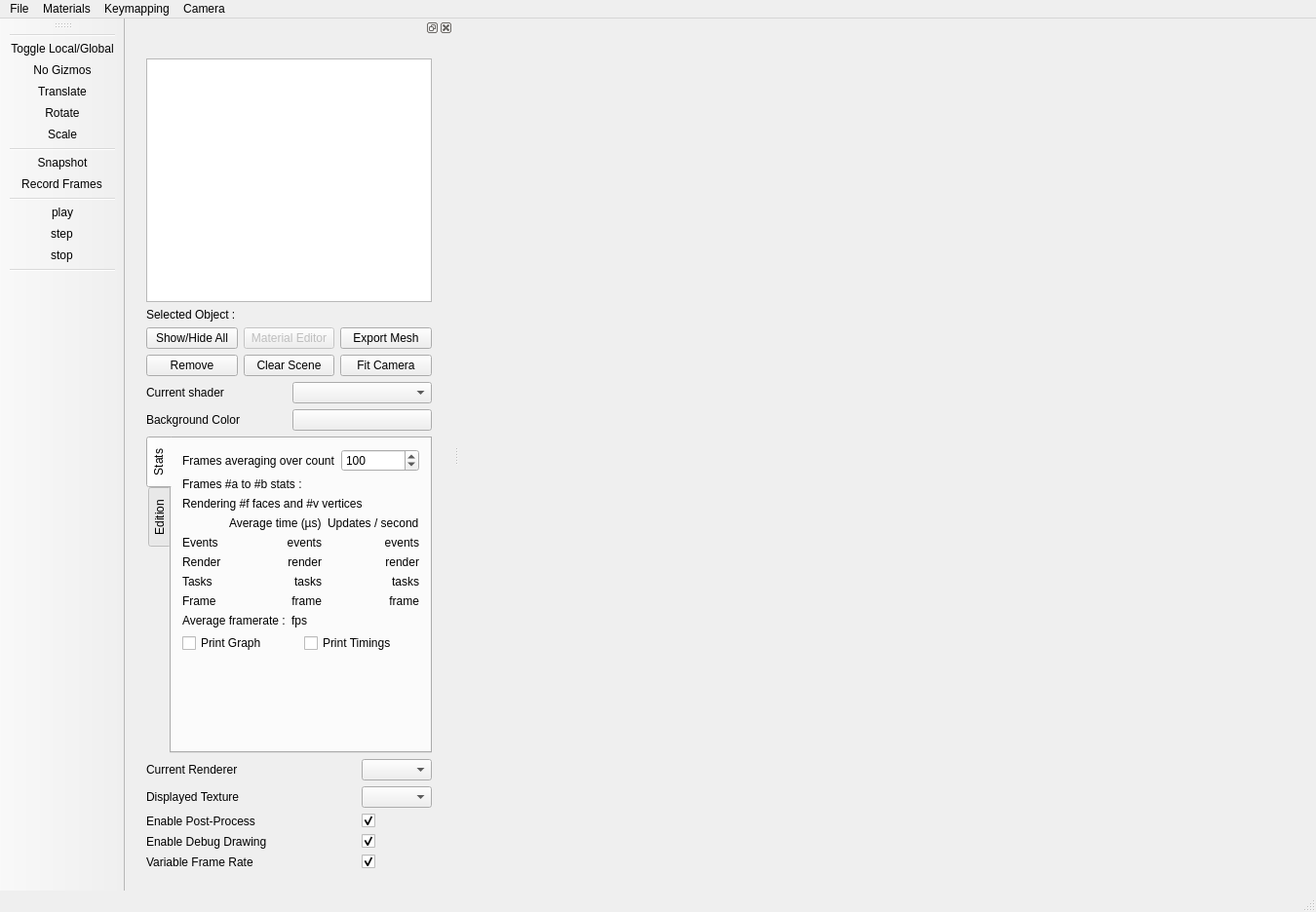
<?xml version="1.0" encoding="UTF-8"?>
<ui version="4.0">
 <class>MainWindow</class>
 <widget class="QMainWindow" name="MainWindow">
  <property name="geometry">
   <rect>
    <x>0</x>
    <y>0</y>
    <width>1350</width>
    <height>936</height>
   </rect>
  </property>
  <property name="sizePolicy">
   <sizepolicy hsizetype="Preferred" vsizetype="Preferred">
    <horstretch>0</horstretch>
    <verstretch>0</verstretch>
   </sizepolicy>
  </property>
  <property name="windowTitle">
   <string>MainWindow</string>
  </property>
  <widget class="QWidget" name="m_centralWidget"/>
  <widget class="QStatusBar" name="_statusBar"/>
  <widget class="QMenuBar" name="menuBar">
   <property name="geometry">
    <rect>
     <x>0</x>
     <y>0</y>
     <width>1350</width>
     <height>22</height>
    </rect>
   </property>
   <widget class="QMenu" name="menuFILE">
    <property name="title">
     <string>File</string>
    </property>
    <widget class="QMenu" name="menuPreferences">
     <property name="title">
      <string>Plugins</string>
     </property>
     <addaction name="actionAdd_plugin_path"/>
     <addaction name="actionClear_plugin_paths"/>
    </widget>
    <addaction name="actionOpenMesh"/>
    <addaction name="separator"/>
    <addaction name="actionAbout"/>
    <addaction name="menuPreferences"/>
    <addaction name="separator"/>
    <addaction name="actionExit"/>
   </widget>
   <widget class="QMenu" name="menuMisc">
    <property name="title">
     <string>Materials</string>
    </property>
    <addaction name="actionReload_Shaders"/>
    <addaction name="actionOpen_Material_Editor"/>
   </widget>
   <widget class="QMenu" name="menuKeymapping">
    <property name="title">
     <string>Keymapping</string>
    </property>
    <addaction name="actionReload_configuration"/>
    <addaction name="separator"/>
    <addaction name="actionLoad_configuration_file"/>
   </widget>
   <widget class="QMenu" name="menuCamera">
    <property name="title">
     <string>Camera</string>
    </property>
    <addaction name="actionTrackball"/>
    <addaction name="actionFlight"/>
   </widget>
   <addaction name="menuFILE"/>
   <addaction name="menuMisc"/>
   <addaction name="menuKeymapping"/>
   <addaction name="menuCamera"/>
  </widget>
  <widget class="QDockWidget" name="dockWidget">
   <attribute name="dockWidgetArea">
    <number>1</number>
   </attribute>
   <widget class="QWidget" name="dockWidgetContents">
    <layout class="QGridLayout" name="gridLayout">
     <item row="0" column="0">
      <widget class="QWidget" name="widget" native="true">
       <layout class="QVBoxLayout" name="verticalLayout_3">
        <item>
         <layout class="QVBoxLayout" name="verticalLayout_2">
          <item>
           <layout class="QVBoxLayout" name="verticalLayout_4">
            <item>
             <widget class="QTreeView" name="m_entitiesTreeView">
              <property name="minimumSize">
               <size>
                <width>0</width>
                <height>150</height>
               </size>
              </property>
              <property name="editTriggers">
               <set>QAbstractItemView::NoEditTriggers</set>
              </property>
              <property name="textElideMode">
               <enum>Qt::ElideRight</enum>
              </property>
             </widget>
            </item>
            <item>
             <layout class="QHBoxLayout" name="selectionLayout">
              <item>
               <widget class="QLabel" name="label_selected">
                <property name="text">
                 <string>Selected Object :</string>
                </property>
               </widget>
              </item>
              <item>
               <widget class="QLabel" name="m_selectedItemName">
                <property name="text">
                 <string/>
                </property>
               </widget>
              </item>
             </layout>
            </item>
            <item>
             <layout class="QGridLayout" name="gridLayout_4">
              <item row="0" column="1">
               <widget class="QPushButton" name="m_editRenderObjectButton">
                <property name="enabled">
                 <bool>false</bool>
                </property>
                <property name="text">
                 <string>Material Editor</string>
                </property>
               </widget>
              </item>
              <item row="0" column="2">
               <widget class="QPushButton" name="m_exportMeshButton">
                <property name="text">
                 <string>Export Mesh</string>
                </property>
               </widget>
              </item>
              <item row="1" column="2">
               <widget class="QPushButton" name="m_fitCameraButton">
                <property name="text">
                 <string>Fit Camera</string>
                </property>
               </widget>
              </item>
              <item row="1" column="0">
               <widget class="QPushButton" name="m_removeEntityButton">
                <property name="text">
                 <string>Remove</string>
                </property>
               </widget>
              </item>
              <item row="1" column="1">
               <widget class="QPushButton" name="m_clearSceneButton">
                <property name="text">
                 <string>Clear Scene</string>
                </property>
               </widget>
              </item>
              <item row="0" column="0">
               <widget class="QPushButton" name="m_showHideAllButton">
                <property name="text">
                 <string>Show/Hide All</string>
                </property>
               </widget>
              </item>
             </layout>
            </item>
           </layout>
          </item>
          <item>
           <layout class="QGridLayout" name="gridLayout_2">
            <item row="1" column="2">
             <widget class="QPushButton" name="m_currentColorButton">
              <property name="text">
               <string/>
              </property>
             </widget>
            </item>
            <item row="0" column="2">
             <widget class="QComboBox" name="m_currentShaderBox"/>
            </item>
            <item row="0" column="1">
             <widget class="QLabel" name="m_currentShaderBoxLabel">
              <property name="text">
               <string>Current shader</string>
              </property>
              <property name="buddy">
               <cstring>m_currentShaderBox</cstring>
              </property>
             </widget>
            </item>
            <item row="1" column="1">
             <widget class="QLabel" name="m_currentColorButtonLabel">
              <property name="text">
               <string>Background Color</string>
              </property>
              <property name="buddy">
               <cstring>m_currentColorButton</cstring>
              </property>
             </widget>
            </item>
           </layout>
          </item>
          <item>
           <widget class="QTabWidget" name="toolBox">
            <property name="minimumSize">
             <size>
              <width>250</width>
              <height>0</height>
             </size>
            </property>
            <property name="maximumSize">
             <size>
              <width>16777215</width>
              <height>500</height>
             </size>
            </property>
            <property name="tabPosition">
             <enum>QTabWidget::West</enum>
            </property>
            <property name="currentIndex">
             <number>0</number>
            </property>
            <widget class="QWidget" name="tab_stats">
             <attribute name="title">
              <string>Stats</string>
             </attribute>
             <layout class="QVBoxLayout" name="verticalLayout_10">
              <item>
               <layout class="QFormLayout" name="formLayout_6">
                <item row="0" column="0">
                 <widget class="QLabel" name="label_23">
                  <property name="text">
                   <string>Frames averaging over count</string>
                  </property>
                  <property name="buddy">
                   <cstring>m_avgFramesCount</cstring>
                  </property>
                 </widget>
                </item>
                <item row="0" column="1">
                 <widget class="QSpinBox" name="m_avgFramesCount">
                  <property name="minimum">
                   <number>1</number>
                  </property>
                  <property name="maximum">
                   <number>1000</number>
                  </property>
                  <property name="singleStep">
                   <number>10</number>
                  </property>
                  <property name="value">
                   <number>100</number>
                  </property>
                 </widget>
                </item>
               </layout>
              </item>
              <item>
               <widget class="QLabel" name="m_frameA2BLabel">
                <property name="text">
                 <string>Frames #a to #b stats :</string>
                </property>
               </widget>
              </item>
              <item>
               <widget class="QLabel" name="m_labelCount">
                <property name="text">
                 <string>Rendering #f faces and #v vertices</string>
                </property>
               </widget>
              </item>
              <item>
               <layout class="QGridLayout" name="gridLayout_6">
                <item row="2" column="0">
                 <widget class="QLabel" name="label_26">
                  <property name="text">
                   <string>Render</string>
                  </property>
                 </widget>
                </item>
                <item row="0" column="0">
                 <widget class="QLabel" name="label_25">
                  <property name="text">
                   <string/>
                  </property>
                 </widget>
                </item>
                <item row="3" column="0">
                 <widget class="QLabel" name="label_27">
                  <property name="text">
                   <string>Tasks</string>
                  </property>
                 </widget>
                </item>
                <item row="0" column="1">
                 <widget class="QLabel" name="label_29">
                  <property name="text">
                   <string>Average time (µs)</string>
                  </property>
                 </widget>
                </item>
                <item row="4" column="0">
                 <widget class="QLabel" name="label_28">
                  <property name="text">
                   <string>Frame</string>
                  </property>
                 </widget>
                </item>
                <item row="0" column="2">
                 <widget class="QLabel" name="label_30">
                  <property name="text">
                   <string>Updates / second</string>
                  </property>
                 </widget>
                </item>
                <item row="2" column="2">
                 <widget class="QLabel" name="m_renderUpdates">
                  <property name="text">
                   <string>render</string>
                  </property>
                  <property name="alignment">
                   <set>Qt::AlignRight|Qt::AlignTrailing|Qt::AlignVCenter</set>
                  </property>
                 </widget>
                </item>
                <item row="3" column="2">
                 <widget class="QLabel" name="m_tasksUpdates">
                  <property name="text">
                   <string>tasks</string>
                  </property>
                  <property name="alignment">
                   <set>Qt::AlignRight|Qt::AlignTrailing|Qt::AlignVCenter</set>
                  </property>
                 </widget>
                </item>
                <item row="4" column="2">
                 <widget class="QLabel" name="m_frameUpdates">
                  <property name="text">
                   <string>frame</string>
                  </property>
                  <property name="alignment">
                   <set>Qt::AlignRight|Qt::AlignTrailing|Qt::AlignVCenter</set>
                  </property>
                 </widget>
                </item>
                <item row="2" column="1">
                 <widget class="QLabel" name="m_renderTime">
                  <property name="text">
                   <string>render</string>
                  </property>
                  <property name="alignment">
                   <set>Qt::AlignRight|Qt::AlignTrailing|Qt::AlignVCenter</set>
                  </property>
                 </widget>
                </item>
                <item row="3" column="1">
                 <widget class="QLabel" name="m_tasksTime">
                  <property name="text">
                   <string>tasks</string>
                  </property>
                  <property name="alignment">
                   <set>Qt::AlignRight|Qt::AlignTrailing|Qt::AlignVCenter</set>
                  </property>
                 </widget>
                </item>
                <item row="4" column="1">
                 <widget class="QLabel" name="m_frameTime">
                  <property name="text">
                   <string>frame</string>
                  </property>
                  <property name="alignment">
                   <set>Qt::AlignRight|Qt::AlignTrailing|Qt::AlignVCenter</set>
                  </property>
                 </widget>
                </item>
                <item row="1" column="0">
                 <widget class="QLabel" name="label_4">
                  <property name="text">
                   <string>Events</string>
                  </property>
                 </widget>
                </item>
                <item row="1" column="1">
                 <widget class="QLabel" name="m_eventsTime">
                  <property name="text">
                   <string>events</string>
                  </property>
                  <property name="alignment">
                   <set>Qt::AlignRight|Qt::AlignTrailing|Qt::AlignVCenter</set>
                  </property>
                  <property name="events" stdset="0">
                   <string>render</string>
                  </property>
                 </widget>
                </item>
                <item row="1" column="2">
                 <widget class="QLabel" name="m_eventsUpdates">
                  <property name="text">
                   <string>events</string>
                  </property>
                  <property name="alignment">
                   <set>Qt::AlignRight|Qt::AlignTrailing|Qt::AlignVCenter</set>
                  </property>
                 </widget>
                </item>
               </layout>
              </item>
              <item>
               <layout class="QFormLayout" name="formLayout_7">
                <item row="1" column="0">
                 <widget class="QLabel" name="label_24">
                  <property name="text">
                   <string>Average framerate :</string>
                  </property>
                 </widget>
                </item>
                <item row="1" column="1">
                 <widget class="QLabel" name="m_avgFramerate">
                  <property name="text">
                   <string>fps</string>
                  </property>
                 </widget>
                </item>
               </layout>
              </item>
              <item>
               <layout class="QHBoxLayout" name="horizontalLayout">
                <property name="bottomMargin">
                 <number>0</number>
                </property>
                <item>
                 <widget class="QCheckBox" name="m_printGraph">
                  <property name="text">
                   <string>Print Graph</string>
                  </property>
                 </widget>
                </item>
                <item>
                 <widget class="QCheckBox" name="m_printTimings">
                  <property name="text">
                   <string>Print Timings</string>
                  </property>
                 </widget>
                </item>
               </layout>
              </item>
              <item>
               <spacer name="verticalSpacer">
                <property name="orientation">
                 <enum>Qt::Vertical</enum>
                </property>
                <property name="sizeHint" stdset="0">
                 <size>
                  <width>20</width>
                  <height>40</height>
                 </size>
                </property>
               </spacer>
              </item>
             </layout>
            </widget>
            <widget class="Ra::Gui::TransformEditorWidget" name="tab_edition">
             <attribute name="title">
              <string>Edition</string>
             </attribute>
            </widget>
           </widget>
          </item>
         </layout>
        </item>
        <item>
         <layout class="QGridLayout" name="gridLayout_3" rowstretch="0,0,0,0,0" columnstretch="1,0">
          <item row="3" column="0">
           <widget class="QLabel" name="label_6">
            <property name="text">
             <string>Enable Debug Drawing</string>
            </property>
           </widget>
          </item>
          <item row="1" column="0">
           <widget class="QLabel" name="label_2">
            <property name="text">
             <string>Displayed Texture</string>
            </property>
            <property name="buddy">
             <cstring>m_displayedTextureCombo</cstring>
            </property>
           </widget>
          </item>
          <item row="2" column="1">
           <widget class="QCheckBox" name="m_enablePostProcess">
            <property name="enabled">
             <bool>true</bool>
            </property>
            <property name="text">
             <string/>
            </property>
            <property name="checked">
             <bool>true</bool>
            </property>
            <property name="tristate">
             <bool>false</bool>
            </property>
           </widget>
          </item>
          <item row="4" column="1">
           <widget class="QCheckBox" name="m_realFrameRate">
            <property name="enabled">
             <bool>true</bool>
            </property>
            <property name="text">
             <string/>
            </property>
            <property name="checked">
             <bool>true</bool>
            </property>
            <property name="tristate">
             <bool>false</bool>
            </property>
           </widget>
          </item>
          <item row="3" column="1">
           <widget class="QCheckBox" name="m_enableDebugDraw">
            <property name="enabled">
             <bool>true</bool>
            </property>
            <property name="text">
             <string/>
            </property>
            <property name="checked">
             <bool>true</bool>
            </property>
            <property name="tristate">
             <bool>false</bool>
            </property>
           </widget>
          </item>
          <item row="2" column="0">
           <widget class="QLabel" name="label_5">
            <property name="text">
             <string>Enable Post-Process</string>
            </property>
           </widget>
          </item>
          <item row="4" column="0">
           <widget class="QLabel" name="label_7">
            <property name="text">
             <string>Variable Frame Rate</string>
            </property>
           </widget>
          </item>
          <item row="1" column="1">
           <widget class="QComboBox" name="m_displayedTextureCombo"/>
          </item>
          <item row="0" column="0">
           <widget class="QLabel" name="label_8">
            <property name="text">
             <string>Current Renderer</string>
            </property>
            <property name="buddy">
             <cstring>m_currentRendererCombo</cstring>
            </property>
           </widget>
          </item>
          <item row="0" column="1">
           <widget class="QComboBox" name="m_currentRendererCombo"/>
          </item>
         </layout>
        </item>
       </layout>
      </widget>
     </item>
    </layout>
   </widget>
  </widget>
  <widget class="QToolBar" name="toolBar">
   <property name="windowTitle">
    <string>toolBar</string>
   </property>
   <attribute name="toolBarArea">
    <enum>LeftToolBarArea</enum>
   </attribute>
   <attribute name="toolBarBreak">
    <bool>false</bool>
   </attribute>
   <addaction name="separator"/>
   <addaction name="actionToggle_Local_Global"/>
   <addaction name="actionGizmoOff"/>
   <addaction name="actionGizmoTranslate"/>
   <addaction name="actionGizmoRotate"/>
   <addaction name="actionGizmoScale"/>
   <addaction name="separator"/>
   <addaction name="actionSnapshot"/>
   <addaction name="actionRecord_Frames"/>
   <addaction name="separator"/>
   <addaction name="actionPlay"/>
   <addaction name="actionStep"/>
   <addaction name="actionStop"/>
   <addaction name="separator"/>
  </widget>
  <action name="actionOpenMesh">
   <property name="text">
    <string>Open...</string>
   </property>
   <property name="toolTip">
    <string>Open...</string>
   </property>
   <property name="shortcut">
    <string>Ctrl+O</string>
   </property>
  </action>
  <action name="actionExit">
   <property name="text">
    <string>Exit</string>
   </property>
   <property name="shortcut">
    <string>Ctrl+Q</string>
   </property>
  </action>
  <action name="actionReload_Shaders">
   <property name="text">
    <string>Reload Shaders</string>
   </property>
   <property name="shortcut">
    <string>Ctrl+R</string>
   </property>
  </action>
  <action name="actionGizmoTranslate">
   <property name="checkable">
    <bool>false</bool>
   </property>
   <property name="icon">
    <iconset>
     <normalon>:/Resources/Icons/translate.png</normalon>
    </iconset>
   </property>
   <property name="text">
    <string>Translate</string>
   </property>
   <property name="toolTip">
    <string>Translate selected object</string>
   </property>
  </action>
  <action name="actionGizmoRotate">
   <property name="checkable">
    <bool>false</bool>
   </property>
   <property name="icon">
    <iconset>
     <normalon>:/Resources/Icons/rotate.png</normalon>
    </iconset>
   </property>
   <property name="text">
    <string>Rotate</string>
   </property>
   <property name="toolTip">
    <string>Rotate selected object</string>
   </property>
  </action>
  <action name="actionToggle_Local_Global">
   <property name="checkable">
    <bool>true</bool>
   </property>
   <property name="icon">
    <iconset>
     <normalon>:/Resources/Icons/gizmo.png</normalon>
    </iconset>
   </property>
   <property name="text">
    <string>Toggle Local/Global</string>
   </property>
   <property name="toolTip">
    <string>Changes the transform edition mode</string>
   </property>
  </action>
  <action name="actionGizmoOff">
   <property name="checkable">
    <bool>false</bool>
   </property>
   <property name="checked">
    <bool>false</bool>
   </property>
   <property name="icon">
    <iconset>
     <normalon>:/Resources/Icons/select.png</normalon>
    </iconset>
   </property>
   <property name="text">
    <string>No Gizmos</string>
   </property>
   <property name="toolTip">
    <string>Disable transform gizmo.</string>
   </property>
  </action>
  <action name="actionOpen_Material_Editor">
   <property name="text">
    <string>Open Material Editor</string>
   </property>
   <property name="shortcut">
    <string>Alt+M</string>
   </property>
  </action>
  <action name="actionRecord_Frames">
   <property name="checkable">
    <bool>true</bool>
   </property>
   <property name="icon">
    <iconset resource="../../Resources/ApplicationIcons.qrc">
     <normaloff>:/Resources/Icons/rec.png</normaloff>
     <normalon>:/Resources/Icons/rec_on.png</normalon>:/Resources/Icons/rec.png</iconset>
   </property>
   <property name="text">
    <string>Record Frames</string>
   </property>
  </action>
  <action name="actionReload_configuration">
   <property name="text">
    <string>Reload configuration</string>
   </property>
   <property name="shortcut">
    <string>Ctrl+Shift+R</string>
   </property>
  </action>
  <action name="actionLoad_configuration_file">
   <property name="text">
    <string>Load configuration file...</string>
   </property>
   <property name="shortcut">
    <string>Ctrl+Shift+O</string>
   </property>
  </action>
  <action name="actionGizmoScale">
   <property name="checkable">
    <bool>false</bool>
   </property>
   <property name="icon">
    <iconset resource="../../Resources/ApplicationIcons.qrc">
     <normaloff>:/Resources/Icons/scale.png</normaloff>:/Resources/Icons/scale.png</iconset>
   </property>
   <property name="text">
    <string>Scale</string>
   </property>
   <property name="toolTip">
    <string>Scale selected object</string>
   </property>
  </action>
  <action name="actionSnapshot">
   <property name="icon">
    <iconset resource="../../Resources/ApplicationIcons.qrc">
     <normaloff>:/Resources/Icons/screenshot.png</normaloff>:/Resources/Icons/screenshot.png</iconset>
   </property>
   <property name="text">
    <string>Snapshot</string>
   </property>
   <property name="toolTip">
    <string>Takes a shnapshot of the current view</string>
   </property>
  </action>
  <action name="actionTrackball">
   <property name="text">
    <string>Trackball</string>
   </property>
   <property name="toolTip">
    <string>Trackball Manipulator</string>
   </property>
   <property name="shortcut">
    <string>Ctrl+T</string>
   </property>
  </action>
  <action name="actionFlight">
   <property name="text">
    <string>Flight</string>
   </property>
   <property name="toolTip">
    <string>Flight Manipulator</string>
   </property>
   <property name="shortcut">
    <string>Ctrl+F</string>
   </property>
  </action>
  <action name="actionPlay">
   <property name="checkable">
    <bool>true</bool>
   </property>
   <property name="enabled">
    <bool>true</bool>
   </property>
   <property name="icon">
    <iconset>
     <normaloff>:/Resources/Icons/play_off.png</normaloff>
     <normalon>:/Resources/Icons/pause_off.png</normalon>
     <activeoff>:/Resources/Icons/play_on.png</activeoff>
     <activeon>:/Resources/Icons/pause_on.png</activeon>:/Resources/Icons/play_off.png</iconset>
   </property>
   <property name="text">
    <string>play</string>
   </property>
   <property name="toolTip">
    <string>Play / Pause</string>
   </property>
   <property name="shortcut">
    <string>Space</string>
   </property>
  </action>
  <action name="actionStop">
   <property name="icon">
    <iconset resource="../../Resources/ApplicationIcons.qrc">
     <normaloff>:/Resources/Icons/stop_off.png</normaloff>
     <normalon>:/Resources/Icons/stop_off.png</normalon>
     <activeoff>:/Resources/Icons/stop_on.png</activeoff>
     <activeon>:/Resources/Icons/stop_on.png</activeon>:/Resources/Icons/stop_off.png</iconset>
   </property>
   <property name="text">
    <string>stop</string>
   </property>
   <property name="toolTip">
    <string>Reset</string>
   </property>
   <property name="shortcut">
    <string>Backspace</string>
   </property>
  </action>
  <action name="actionStep">
   <property name="checkable">
    <bool>false</bool>
   </property>
   <property name="icon">
    <iconset resource="../../Resources/ApplicationIcons.qrc">
     <normaloff>:/Resources/Icons/step_off.png</normaloff>
     <normalon>:/Resources/Icons/step_on.png</normalon>
     <activeoff>:/Resources/Icons/step_on.png</activeoff>:/Resources/Icons/step_off.png</iconset>
   </property>
   <property name="text">
    <string>step</string>
   </property>
   <property name="toolTip">
    <string>Step</string>
   </property>
   <property name="shortcut">
    <string>Ctrl+Space</string>
   </property>
  </action>
  <action name="actionAbout">
   <property name="text">
    <string>About</string>
   </property>
  </action>
  <action name="actionAdd_plugin_path">
   <property name="text">
    <string>Add plugin path</string>
   </property>
   <property name="shortcut">
    <string>Ctrl+P</string>
   </property>
  </action>
  <action name="actionClear_plugin_paths">
   <property name="text">
    <string>Clear plugin paths</string>
   </property>
  </action>
 </widget>
 <layoutdefault spacing="6" margin="11"/>
 <customwidgets>
  <customwidget>
   <class>Ra::Gui::TransformEditorWidget</class>
   <extends>QWidget</extends>
   <header>Gui/TransformEditorWidget.hpp</header>
   <container>1</container>
  </customwidget>
 </customwidgets>
 <tabstops>
  <tabstop>m_entitiesTreeView</tabstop>
  <tabstop>m_showHideAllButton</tabstop>
  <tabstop>m_editRenderObjectButton</tabstop>
  <tabstop>m_exportMeshButton</tabstop>
  <tabstop>m_removeEntityButton</tabstop>
  <tabstop>m_clearSceneButton</tabstop>
  <tabstop>m_fitCameraButton</tabstop>
  <tabstop>m_currentShaderBox</tabstop>
  <tabstop>m_currentColorButton</tabstop>
  <tabstop>toolBox</tabstop>
  <tabstop>m_currentRendererCombo</tabstop>
  <tabstop>m_displayedTextureCombo</tabstop>
  <tabstop>m_enablePostProcess</tabstop>
  <tabstop>m_realFrameRate</tabstop>
  <tabstop>m_enableDebugDraw</tabstop>
  <tabstop>m_avgFramesCount</tabstop>
  <tabstop>m_printGraph</tabstop>
  <tabstop>m_printTimings</tabstop>
 </tabstops>
 <resources>
  <include location="../../Resources/ApplicationIcons.qrc"/>
 </resources>
 <connections>
  <connection>
   <sender>actionExit</sender>
   <signal>triggered()</signal>
   <receiver>MainWindow</receiver>
   <slot>close()</slot>
   <hints>
    <hint type="sourcelabel">
     <x>-1</x>
     <y>-1</y>
    </hint>
    <hint type="destinationlabel">
     <x>518</x>
     <y>373</y>
    </hint>
   </hints>
  </connection>
 </connections>
</ui>
